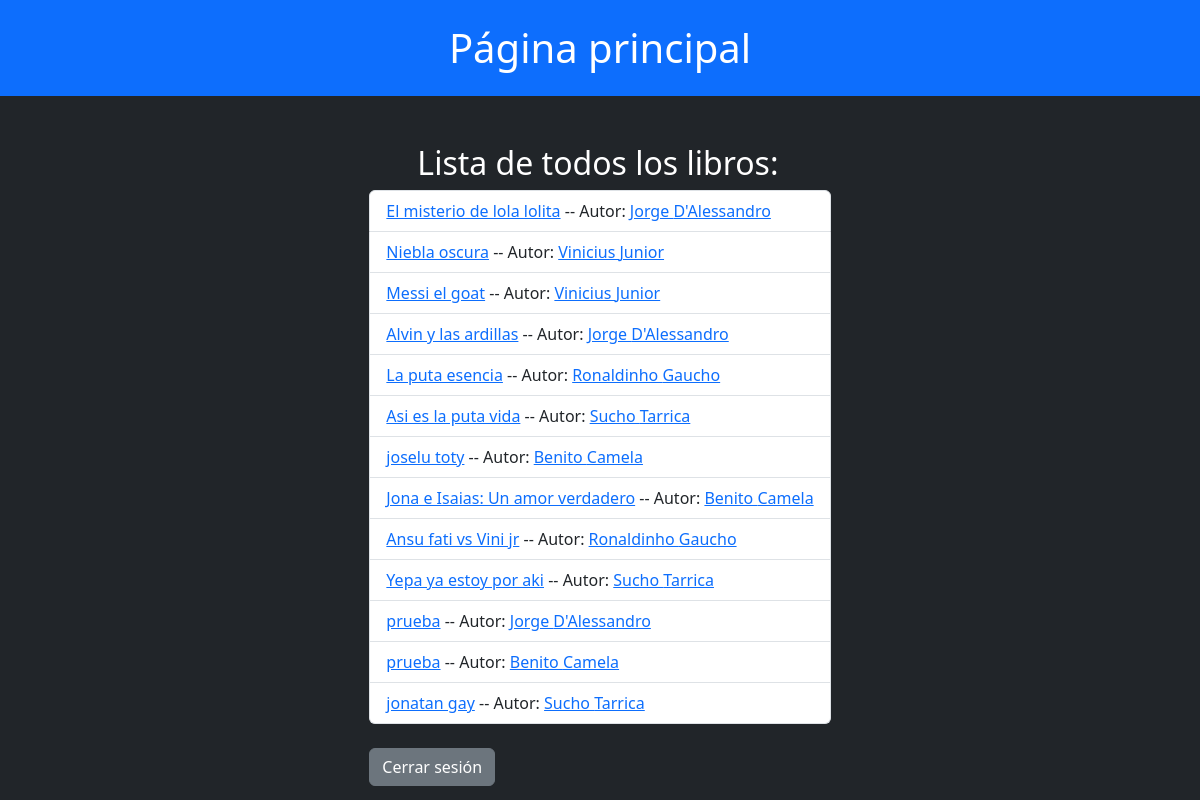
The app's page /books/ (signed in) with its own data.
### books/models.py (models this page shows, shortened)
class Book(models.Model):
    title = models.CharField(max_length=50)
    authors = models.ForeignKey(Author, on_delete=models.CASCADE)
    genre = models.ForeignKey('Genre', on_delete=models.CASCADE)
    publish_date = models.DateTimeField()
    sumary = models.TextField()

class Author(models.Model):
    first_name = models.CharField(max_length=50)
    last_name = models.CharField(max_length=50)
    birth_date = models.DateTimeField()

### books/views.py (the view)
# urls.py: path("", views.index, name='index'),
@login_required(login_url='login')
def index(request):
    books = Book.objects.all()
    return render(request, 'books/index.html', context={'books': books})

### books/templates/books/index.html (shortened to what this page needs)
<!DOCTYPE html>
<html lang="en">
<head>
    <link href="https://cdn.jsdelivr.net/npm/bootstrap@5.3.3/dist/css/bootstrap.min.css" rel="stylesheet">
</head>
<body class="text-bg-dark">
<h1 class="container-fluid text-center text-bg-primary p-4">Página principal</h1>
<div class="d-grid mt-5 justify-content-center">
    <h2 class="mx-5">Lista de todos los libros: </h2>
    <ul class="list-group">
    {% for book in books %}
        <li class="list-group-item"><a href="{% url 'books:detail' book.id %}">{{ book.title }}</a> -- Autor: <a href="{% url 'books:author_detail' book.authors.id %}">{{ book.authors.first_name }} {{ book.authors.last_name }}</a></li>
    {% endfor %}
    </ul>
    <a class="mt-4" href="{% url 'logout' %}"><button class="btn btn-secondary" type="button">Cerrar sesión</button></a>
</div>
</body>
</html>

### records on screen
Book: title "El misterio de lola lolita", authors.first_name "Jorge", authors.last_name "D'Alessandro"
Book: title "Niebla oscura", authors.first_name "Vinicius", authors.last_name "Junior"
Book: title "Messi el goat", authors.first_name "Vinicius", authors.last_name "Junior"
Book: title "Alvin y las ardillas", authors.first_name "Jorge", authors.last_name "D'Alessandro"
Book: title "La puta esencia", authors.first_name "Ronaldinho", authors.last_name "Gaucho"
Book: title "Asi es la puta vida", authors.first_name "Sucho", authors.last_name "Tarrica"
Book: title "joselu toty", authors.first_name "Benito", authors.last_name "Camela"
Book: title "Jona e Isaias: Un amor verdadero", authors.first_name "Benito", authors.last_name "Camela"
Book: title "Ansu fati vs Vini jr", authors.first_name "Ronaldinho", authors.last_name "Gaucho"
Book: title "Yepa ya estoy por aki", authors.first_name "Sucho", authors.last_name "Tarrica"
Book: title "prueba", authors.first_name "Jorge", authors.last_name "D'Alessandro"
Book: title "prueba", authors.first_name "Benito", authors.last_name "Camela"
Book: title "jonatan gay", authors.first_name "Sucho", authors.last_name "Tarrica"
